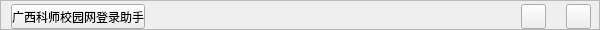
    <widget class="QFrame" name="frame_title">
     <property name="geometry">
      <rect>
       <x>0</x>
       <y>0</y>
       <width>600</width>
       <height>30</height>
      </rect>
     </property>
     <property name="sizePolicy">
      <sizepolicy hsizetype="Preferred" vsizetype="Fixed">
       <horstretch>0</horstretch>
       <verstretch>0</verstretch>
      </sizepolicy>
     </property>
     <property name="minimumSize">
      <size>
       <width>0</width>
       <height>30</height>
      </size>
     </property>
     <property name="maximumSize">
      <size>
       <width>16777215</width>
       <height>30</height>
      </size>
     </property>
     <property name="contextMenuPolicy">
      <enum>Qt::ContextMenuPolicy::ActionsContextMenu</enum>
     </property>
     <property name="styleSheet">
      <string notr="true">
#pushButtom_title {
	font: 10pt &quot;微软雅黑&quot;;
    padding: 0;
}
#frame_title {
    border: none; 
	border-top-left-radius: 5px;
	border-top-right-radius: 5px;
    border: 1px solid rgb(204, 204, 204); 
}</string>
     </property>
     <property name="frameShape">
      <enum>QFrame::Shape::StyledPanel</enum>
     </property>
     <property name="frameShadow">
      <enum>QFrame::Shadow::Raised</enum>
     </property>
     <layout class="QHBoxLayout" name="horizontalLayout_2">
      <property name="spacing">
       <number>20</number>
      </property>
      <property name="leftMargin">
       <number>0</number>
      </property>
      <property name="topMargin">
       <number>3</number>
      </property>
      <property name="rightMargin">
       <number>8</number>
      </property>
      <property name="bottomMargin">
       <number>0</number>
      </property>
      <item>
       <widget class="QPushButton" name="pushButtom_title">
        <property name="sizePolicy">
         <sizepolicy hsizetype="Fixed" vsizetype="Fixed">
          <horstretch>0</horstretch>
          <verstretch>0</verstretch>
         </sizepolicy>
        </property>
        <property name="minimumSize">
         <size>
          <width>0</width>
          <height>25</height>
         </size>
        </property>
        <property name="maximumSize">
         <size>
          <width>16777215</width>
          <height>25</height>
         </size>
        </property>
        <property name="styleSheet">
         <string notr="true">margin-left: 10px;</string>
        </property>
        <property name="text">
         <string>广西科师校园网登录助手</string>
        </property>
        <property name="icon">
         <iconset resource="window.qrc">
          <normaloff>:/images/images/network.png</normaloff>:/images/images/network.png</iconset>
        </property>
        <property name="iconSize">
         <size>
          <width>20</width>
          <height>20</height>
         </size>
        </property>
       </widget>
      </item>
      <item>
       <spacer name="horizontalSpacer_2">
        <property name="orientation">
         <enum>Qt::Orientation::Horizontal</enum>
        </property>
        <property name="sizeHint" stdset="0">
         <size>
          <width>55</width>
          <height>20</height>
         </size>
        </property>
       </spacer>
      </item>
      <item>
       <widget class="QPushButton" name="pushButton_minizing">
        <property name="sizePolicy">
         <sizepolicy hsizetype="Fixed" vsizetype="Fixed">
          <horstretch>0</horstretch>
          <verstretch>0</verstretch>
         </sizepolicy>
        </property>
        <property name="minimumSize">
         <size>
          <width>20</width>
          <height>20</height>
         </size>
        </property>
        <property name="maximumSize">
         <size>
          <width>25</width>
          <height>25</height>
         </size>
        </property>
        <property name="mouseTracking">
         <bool>true</bool>
        </property>
        <property name="text">
         <string/>
        </property>
        <property name="icon">
         <iconset resource="window.qrc">
          <normaloff>:/images/images/minizing.png</normaloff>:/images/images/minizing.png</iconset>
        </property>
        <property name="iconSize">
         <size>
          <width>20</width>
          <height>20</height>
         </size>
        </property>
       </widget>
      </item>
      <item>
       <widget class="QPushButton" name="pushButton_close">
        <property name="sizePolicy">
         <sizepolicy hsizetype="Fixed" vsizetype="Fixed">
          <horstretch>0</horstretch>
          <verstretch>0</verstretch>
         </sizepolicy>
        </property>
        <property name="minimumSize">
         <size>
          <width>20</width>
          <height>20</height>
         </size>
        </property>
        <property name="maximumSize">
         <size>
          <width>25</width>
          <height>25</height>
         </size>
        </property>
        <property name="mouseTracking">
         <bool>true</bool>
        </property>
        <property name="styleSheet">
         <string notr="true"/>
        </property>
        <property name="text">
         <string/>
        </property>
        <property name="icon">
         <iconset resource="window.qrc">
          <normaloff>:/images/images/close.png</normaloff>:/images/images/close.png</iconset>
        </property>
        <property name="iconSize">
         <size>
          <width>23</width>
          <height>23</height>
         </size>
        </property>
       </widget>
      </item>
     </layout>
    </widget>
